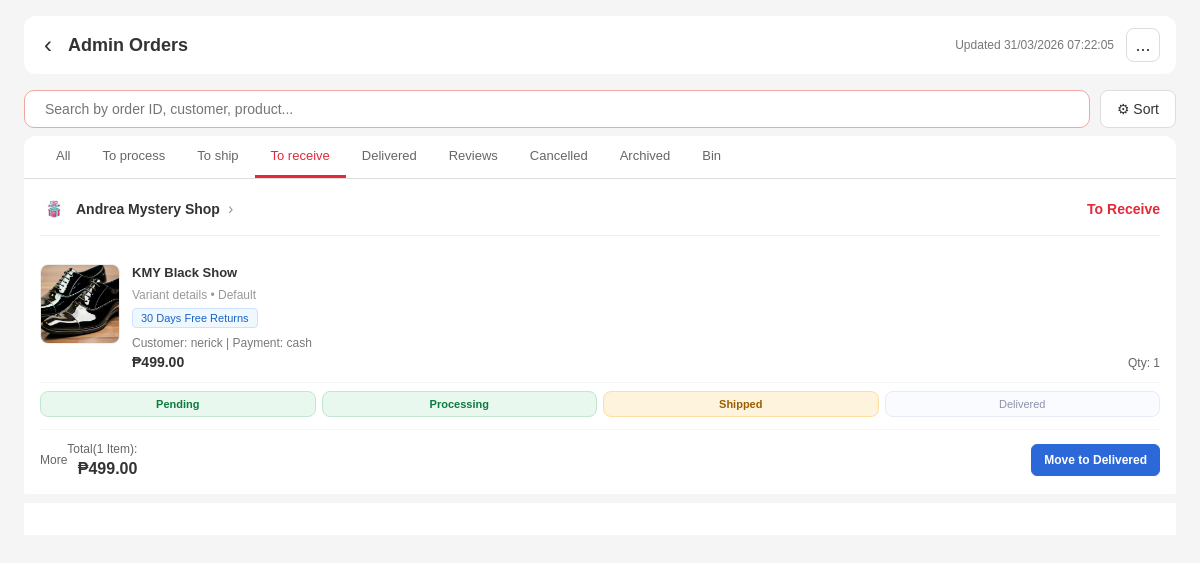
The page /admin_orders.php?status=shipped (signed in) on the database its author committed.
### tables this page shows
CREATE TABLE `orders` (
  `order_id` int(11) NOT NULL,
  `user_id` int(11) DEFAULT NULL,
  `recipient_id` int(11) DEFAULT NULL,
  `order_date` datetime DEFAULT current_timestamp(),
  `status` enum('pending','processing','shipped','delivered','received','cancelled','reviewed') DEFAULT 'pending',
  `archived` tinyint(1) NOT NULL DEFAULT 0,
  `binned` tinyint(1) NOT NULL DEFAULT 0,
  `payment_method` enum('cash','gcash') DEFAULT 'cash',
  `total_amount` decimal(10,2) DEFAULT NULL
);

CREATE TABLE `products` (
  `product_id` int(11) NOT NULL,
  `parent_product_id` int(11) DEFAULT NULL,
  `archived` tinyint(1) NOT NULL DEFAULT 0,
  `product_name` varchar(150) DEFAULT NULL,
  `product_description` text DEFAULT NULL,
  `price` decimal(10,2) DEFAULT NULL,
  `product_stock` int(11) DEFAULT NULL,
  `order_count` int(11) NOT NULL DEFAULT 0,
  `category_id` int(11) DEFAULT NULL,
  `average_rating` decimal(3,2) DEFAULT 0.00
);

CREATE TABLE `users` (
  `user_id` int(11) NOT NULL,
  `full_name` varchar(100) NOT NULL,
  `email` varchar(150) NOT NULL,
  `password` varchar(255) NOT NULL,
  `role` enum('admin','user') DEFAULT 'user',
  `status` enum('active','inactive') DEFAULT 'active',
  `created_at` timestamp NOT NULL DEFAULT current_timestamp(),
  `updated_at` timestamp NOT NULL DEFAULT current_timestamp() ON UPDATE current_timestamp()
);

CREATE TABLE `order_items` (
  `order_item_id` int(11) NOT NULL,
  `order_id` int(11) NOT NULL,
  `product_id` int(11) NOT NULL,
  `quantity` int(11) NOT NULL CHECK (`quantity` > 0),
  `price` decimal(10,2) NOT NULL
);

### admin_orders.php (the view, shortened to what this page needs)
<?php
require_once 'dbConnection.php';
$statusLabels = [
  'pending' => 'Pending',
  'processing' => 'Processing',
  'shipped' => 'Shipped',
  'delivered' => 'Delivered',
  'received' => 'Received',
  'reviewed' => 'Reviewed',
  'cancelled' => 'Cancelled'
];
$linearFlow = ['pending', 'processing', 'shipped', 'delivered'];
$nextStatusMap = [
  'pending' => 'processing',
  'processing' => 'shipped',
  'shipped' => 'delivered'
];
$orders = [];
$orderSql = 'SELECT
  o.order_id,
  o.user_id,
  o.recipient_id,
  o.order_date,
  o.status,
  o.archived,
  o.binned,
  o.payment_method,
  o.total_amount,
  u.full_name AS customer_name,
  oi.order_item_id,
  oi.product_id,
  oi.quantity,
  oi.price,
  p.product_name,
  p.product_description,
  (SELECT pi.image_url
   FROM product_images pi
   WHERE pi.product_id = p.product_id
     AND LOWER(pi.image_url) REGEXP "\\\\.(jpg|jpeg|png|gif|webp)$"
   ORDER BY pi.is_pinned DESC, pi.image_id ASC
   LIMIT 1) AS product_image
  FROM orders o
  LEFT JOIN users u ON o.user_id = u.user_id
  LEFT JOIN order_items oi ON o.order_id = oi.order_id
  LEFT JOIN products p ON oi.product_id = p.product_id
  ORDER BY o.order_date DESC, o.order_id DESC, oi.order_item_id ASC';
$orderResult = $conn->query($orderSql);
if ($orderResult) {
  while ($row = $orderResult->fetch_assoc()) {
    $orderId = intval($row['order_id']);
    if (!isset($orders[$orderId])) {
      $orders[$orderId] = [
        'order_id' => $orderId,
        'user_id' => intval($row['user_id'] ?? 0),
        'recipient_id' => intval($row['recipient_id'] ?? 0),
        'order_date' => $row['order_date'],
        'status' => $row['status'],
        'archived' => intval($row['archived'] ?? 0),
        'binned' => intval($row['binned'] ?? 0),
        'payment_method' => $row['payment_method'],
        'total_amount' => (float)($row['total_amount'] ?? 0),
        'customer_name' => $row['customer_name'] ?: 'Unknown',
        'items' => []
      ];
    }
    if (!empty($row['product_id'])) {
      $orders[$orderId]['items'][] = [
        'order_item_id' => intval($row['order_item_id'] ?? 0),
        'product_id' => intval($row['product_id'] ?? 0),
        'product_name' => $row['product_name'] ?: 'Product',
        'product_description' => $row['product_description'] ?: '',
        'product_image' => $row['product_image'] ?: 'logo.jpg',
        'quantity' => intval($row['quantity'] ?? 1),
        'price' => (float)($row['price'] ?? 0)
      ];
    }
  }
}
$orders = array_values($orders);
$recipientData = [];
foreach ($orders as $order) {
  $recipientId = intval($order['recipient_id'] ?? 0);
  if ($recipientId <= 0 || isset($recipientData[$recipientId])) {
    continue;
  }
  $recipientStmt = $conn->prepare('SELECT recipient_name, phone_no, street_name, unit_floor, district, city, region FROM recipients WHERE recipient_id = ? LIMIT 1');
  if ($recipientStmt) {
    $recipientStmt->bind_param('i', $recipientId);
    $recipientStmt->execute();
    $recipientResult = $recipientStmt->get_result();
    if ($recipientResult && $recipientResult->num_rows > 0) {
      $recipientData[$recipientId] = $recipientResult->fetch_assoc();
    }
  }
}
$statusDisplay = [
  'pending' => 'To Pay',
  'processing' => 'To Ship',
  'shipped' => 'To Receive',
  'delivered' => 'Order Delivered',
  'received' => 'Order Received',
  'reviewed' => 'Reviewed',
  'cancelled' => 'Cancelled'
];
?>
<!doctype html>
<html>
<head>
  <link rel="stylesheet" href="main.css">
</head>
<body>
  <div class="page-container">
    <div class="page-header">
      <div class="back-arrow" onclick="window.location.href='admin_dashboard.php'">‹</div>
      <div class="header-title">Admin Orders</div>
      <div class="header-meta">Updated <?php echo date('d/m/Y H:i:s'); ?></div>
      <div class="topbar-menu">
        <button type="button" class="menu-trigger" onclick="toggleTopbarMenu(event)">...</button>
      </div>
    </div>
    <div id="adminOrdersSection" class="admin-orders-section active">
      <div class="search-filter-bar">
        <div class="search-wrapper">
          <input type="text" id="searchInput" placeholder="Search by order ID, customer, product..." onkeyup="applyFilters()" autocomplete="off">
        </div>
        <div style="position: relative;">
          <button class="filter-btn" onclick="toggleFilterDropdown()" title="Filter">⚙ Sort</button>
        </div>
      </div>
      <div class="tabs-container">
        <button class="tab active" data-status="all" onclick="filterByStatus('all')">All</button>
        <button class="tab" data-status="pending" onclick="filterByStatus('pending')">To process</button>
        <button class="tab" data-status="processing" onclick="filterByStatus('processing')">To ship</button>
        <button class="tab" data-status="shipped" onclick="filterByStatus('shipped')">To receive</button>
        <button class="tab" data-status="delivered" onclick="filterByStatus('delivered')">Delivered</button>
        <button class="tab" data-status="reviewed" onclick="filterByStatus('reviewed')">Reviews</button>
        <button class="tab" data-status="cancelled" onclick="filterByStatus('cancelled')">Cancelled</button>
        <button class="tab" data-status="archived" onclick="filterByStatus('archived')">Archived</button>
        <button class="tab" data-status="bin" onclick="filterByStatus('bin')">Bin</button>
      </div>
      <div class="orders-container" id="ordersContainer">
        <?php foreach ($orders as $order): ?>
        <?php
          $status = $order['status'];
          $nextStatus = $nextStatusMap[$status] ?? null;
          $isArchived = intval($order['archived'] ?? 0) === 1;
          $isBinned = intval($order['binned'] ?? 0) === 1;
          if ($isArchived || $isBinned) {
            $nextStatus = null;
          }
          $timelineIndex = array_search($status, $linearFlow, true);
          $statusText = $isBinned ? 'Binned' : ($isArchived ? 'Archived' : ($statusDisplay[$status] ?? ucfirst($status)));
          $recipient = isset($recipientData[$order['recipient_id']]) ? $recipientData[$order['recipient_id']] : null;
          $recipientName = $recipient['recipient_name'] ?? 'Recipient';
          $recipientPhone = $recipient['phone_no'] ?? '';
          $recipientParts = [];
          if ($recipient) {
            if (!empty($recipient['street_name'])) $recipientParts[] = $recipient['street_name'];
            if (!empty($recipient['unit_floor'])) $recipientParts[] = $recipient['unit_floor'];
            if (!empty($recipient['district'])) $recipientParts[] = $recipient['district'];
            if (!empty($recipient['city'])) $recipientParts[] = $recipient['city'];
            if (!empty($recipient['region'])) $recipientParts[] = $recipient['region'];
          }
          $recipientAddress = implode(', ', $recipientParts);
          $productList = implode(', ', array_map(function ($item) {
            return (string)($item['product_name'] ?? '');
          }, $order['items']));
        ?>
        <div class="order-group" data-status="<?php echo htmlspecialchars($status); ?>" data-archived="<?php echo $isArchived ? '1' : '0'; ?>" data-binned="<?php echo $isBinned ? '1' : '0'; ?>" data-order-id="<?php echo intval($order['order_id']); ?>" data-customer="<?php echo htmlspecialchars(strtolower((string)$order['customer_name'])); ?>" data-products="<?php echo htmlspecialchars(strtolower($productList)); ?>">
          <div class="store-header">
            <div class="store-info">
              <div class="store-icon"><img src="logo.jpg" alt="Logo"></div>
              <div class="store-name">Andrea Mystery Shop</div>
              <div class="store-arrow">›</div>
            </div>
            <div class="order-status"><?php echo htmlspecialchars($statusText); ?></div>
          </div>
          <?php if (!empty($order['items'])): ?>
            <?php foreach ($order['items'] as $item): ?>
              <?php $itemImage = !empty($item['product_image']) ? htmlspecialchars($item['product_image']) : 'logo.jpg'; ?>
              <div class="order-item" onclick="openOrderDetail(this)"
                data-order-id="<?php echo intval($order['order_id']); ?>"
                data-item-id="<?php echo intval($item['order_item_id']); ?>"
                data-product-id="<?php echo intval($item['product_id']); ?>"
                data-order-status="<?php echo htmlspecialchars($status); ?>"
                data-store-name="Andrea Mystery Shop"
                data-recipient-name="<?php echo htmlspecialchars($recipientName); ?>"
                data-recipient-phone="<?php echo htmlspecialchars($recipientPhone); ?>"
                data-recipient-address="<?php echo htmlspecialchars($recipientAddress); ?>"
                data-customer-name="<?php echo htmlspecialchars($order['customer_name']); ?>"
                data-payment-method="<?php echo htmlspecialchars($order['payment_method'] ?: 'N/A'); ?>"
                data-order-date="<?php echo htmlspecialchars((string)$order['order_date']); ?>"
                data-total-amount="<?php echo htmlspecialchars(number_format((float)$order['total_amount'], 2)); ?>"
                data-item-count="<?php echo intval(count($order['items'])); ?>"
                data-is-archived="<?php echo $isArchived ? '1' : '0'; ?>"
                data-is-binned="<?php echo $isBinned ? '1' : '0'; ?>"
                data-next-status="<?php echo htmlspecialchars($nextStatus ?? ''); ?>">
                <div class="item-image">
                  <img src="<?php echo $itemImage; ?>" alt="Product">
                </div>
                <div class="item-details">
                  <div class="item-name"><?php echo htmlspecialchars(substr((string)$item['product_name'], 0, 60)); ?></div>
                  <div class="item-attrs">Variant details • Default</div>
                  <div class="item-badges">
                    <div class="badge">30 Days Free Returns</div>
                  </div>
                  <div class="item-meta">Customer: <?php echo htmlspecialchars($order['customer_name']); ?> | Payment: <?php echo htmlspecialchars($order['payment_method'] ?: 'N/A'); ?></div>
                  <div class="item-bottom">
                    <div class="item-price">₱<?php echo number_format((float)$item['price'], 2); ?></div>
                    <div class="item-qty">Qty: <?php echo intval($item['quantity']); ?></div>
                  </div>
                </div>
              </div>
            <?php endforeach; ?>
          <?php endif; ?>
          <div class="timeline">
            <?php foreach ($linearFlow as $idx => $step): ?>
              <?php
                $stepClass = 'step';
                if ($status !== 'cancelled' && $timelineIndex !== false && $idx < $timelineIndex) {
                  $stepClass = 'step done';
                } elseif ($status !== 'cancelled' && $timelineIndex !== false && $idx === $timelineIndex) {
                  $stepClass = 'step current';
                }
              ?>
              <div class="<?php echo $stepClass; ?>"><?php echo htmlspecialchars($statusLabels[$step]); ?></div>
            <?php endforeach; ?>
          </div>
          <div class="actions-row">
            <div class="action-left">More</div>
            <div style="text-align: right; margin-right: auto; padding-right: 16px;">
              <div style="font-size: 12px; color: #666; margin-bottom: 4px;">Total(<?php echo count($order['items']); ?> Item<?php echo count($order['items']) > 1 ? 's' : ''; ?>):</div>
              <div style="font-size: 16px; font-weight: 600; color: #333;">₱<?php echo number_format((float)$order['total_amount'], 2); ?></div>
            </div>
            <div class="action-buttons">
              <?php if ($nextStatus): ?>
                <form method="POST" class="order-action-form" style="display:inline;" data-confirm-type="warning" data-confirm-title="Change Order Status" data-confirm-message="Move this order to <?php echo htmlspecialchars($statusLabels[$nextStatus]); ?>?">
                  <button type="submit" class="action-btn primary">Move to <?php echo htmlspecialchars($statusLabels[$nextStatus]); ?></button>
                </form>
              <?php endif; ?>
            </div>
          </div>
        </div>
        <?php endforeach; ?>
      </div>
      <div id="paginationContainer" class="pagination-wrap"></div>
    </div>
  </div>
</body>
</html>

### main.css (style rules this page uses)
* { margin: 0; padding: 0; box-sizing: border-box; font-family: "Poppins", sans-serif; }
html, body { height: 100%; margin: 0; background: #f5f5f5; }
body::before { content: ""; position: fixed; top: 0; left: 0; width: 100%; height: 100%; background: rgba(0, 0, 50, 0.02); z-index: -1; }
body { padding-top: 64px; }

### rows shown on the page
orders: statusText "To Receive", products.product_name "KMY Black Show", user.full_name "nerick", payment_method "cash", order_items.price "499.00", order_items.quantity "1", step "Pending", step "Processing", step "Shipped", step "Delivered", count($order['items']) "1", total_amount "499.00", status "Delivered"
